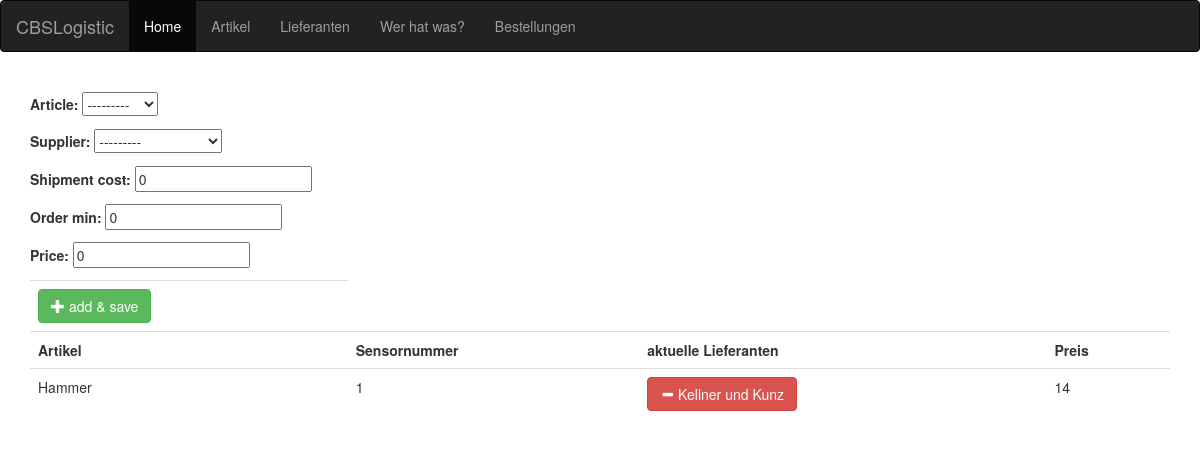
The page /getmatrix/ on the database its author committed.
### warehouse/models.py (models this page shows, shortened)
class Detail(models.Model):
    id = models.AutoField(primary_key=True)
    article = models.ForeignKey(Article, on_delete=models.CASCADE)
    supplier = models.ForeignKey(Supplier, on_delete=models.CASCADE)
    order_min = models.IntegerField(default=0)
    price = models.ForeignKey(Detailprice, on_delete=models.CASCADE)
    shipment_cost = models.IntegerField(default=0)

class Article(models.Model):
    id = models.AutoField(primary_key=True)
    label = models.CharField(max_length=200)
    sensor_no = models.IntegerField()
    sensor_status = models.BooleanField(default=True)
    supplier = models.ManyToManyField(Supplier, through='Detail')
    image = models.ImageField(upload_to='profile_image', blank=True)
    def __str__(self):
        return self.label

class Supplier(models.Model):
    id = models.AutoField(primary_key=True)
    name = models.CharField(max_length=200)
    shipment_cost = models.IntegerField(default=0)
    order_min_value = models.IntegerField(default=0)
    def __str__(self):
        return self.name

class Detailprice(models.Model):
    id = models.AutoField(primary_key=True)
    price = models.IntegerField(default=0)
    date = models.DateTimeField(default=datetime.now)

### warehouse/views.py (the view, shortened to what this page needs)
# urls.py: path('getmatrix/', MatrixListView.as_view(), name='getmatrix'),
class MatrixListView(generic.ListView):
    template_name = 'getmatrix.html'
    context_object_name = 'articles'
    queryset = Article.objects.all()
    def get_context_data(self, **kwargs):
        context = super(MatrixListView, self).get_context_data(**kwargs)
        context['details'] = Detail.objects.all()
        context['formy'] = AddArticleToSuppForm()
        context['formx'] = AddDetailPrice()
        return context

### warehouse/forms.py (shortened to what this page needs)
class AddArticleToSuppForm(forms.ModelForm):
    class Meta:
        model = Detail
        fields = ('article', 'supplier','shipment_cost', 'order_min')#, 'price')

class AddDetailPrice(forms.ModelForm):
    class Meta:
        model = Detailprice
        fields = ('price',)

### warehouse/templates/getmatrix.html (shortened to what this page needs)
<!DOCTYPE html>
<html lang="en">
<head>
    <link rel="stylesheet" href="https://maxcdn.bootstrapcdn.com/bootstrap/3.3.7/css/bootstrap.min.css">
</head>
<nav class="navbar navbar-inverse">
  <div class="container-fluid">
    <div class="navbar-header">
      <a class="navbar-brand" href="/getstatus">CBSLogistic</a>
    </div>
    <ul class="nav navbar-nav">
      <li class="active"><a href="/getstatus">Home</a></li>
      <li><a href="/article">Artikel</a></li>
      <li><a href="/supplier">Lieferanten</a></li>
      <li><a href="/getmatrix">Wer hat was?</a></li>
      <li><a href="/order">Bestellungen</a></li>
    </ul>
  </div>
</nav>
<body>
<div class="container">
<table class="table">
    <thead>
            <form class="form-inline my-2 my-lg-0" action="/getmatrix/" method="post">
                {{formy.as_p}}
                {{formx.as_p}}
               <td>
                <button type="submit" class="btn btn-success" name="AddArticleToSupp">
                    <span class="glyphicon glyphicon-plus"></span> add & save
                </button>
            </form>
     </thead>
    <tbody>
    <tr>
            <th>Artikel</th>
            <th>Sensornummer</th>
            <th>aktuelle Lieferanten</th>
            <th>Preis</th>
    </tr>
    {% for detail in details%}
    <tr>
        <td>{{detail.article.label}}</td>
        <td>{{detail.article.sensor_no}}</td>
        <td>
            <form action="/getmatrix/" method="post">
                <button type="submit" class="btn btn-danger" name="sub" value="{{detail.id}}">
                    <span class="glyphicon glyphicon-minus"></span> {{detail.supplier}}
                </button>
                <td>{{detail.price.price}}</td>
            </form>
        </td>
    </tr>
    {% endfor %}
    </tbody>
</table>
</div>
</body>
</html>

### rows shown on the page
Detail: article.label "Hammer", article.sensor_no "1", {{ detail.id }} 8 (drawn), supplier "Kellner und Kunz", price.price "14"
